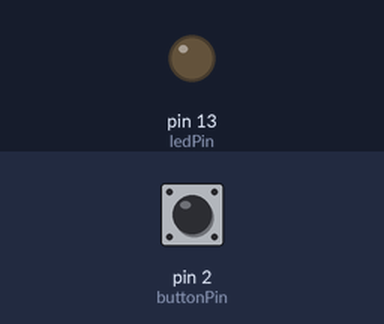
Simulated run of this sketch. Board: Arduino Uno, built with avr-gcc and run on an emulated ATmega328P. Parts: output pins drawn as LEDs (lit = HIGH). Dashed ring = blinking. The test bench sets the inputs (shaded band); at power-on: pin 2 (buttonPin) HIGH.

Above: at 1.2 s.
1.3 s: pin 2 (buttonPin) pulled LOW for 1 s
At 3.5 s:
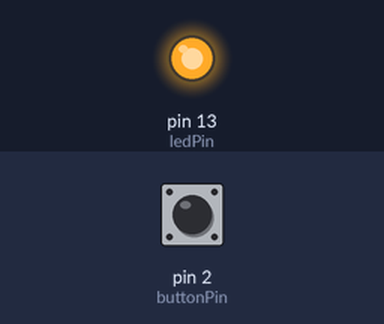
3.8 s: pin 2 (buttonPin) pulled LOW for 3.2 s
At 4.6 s:
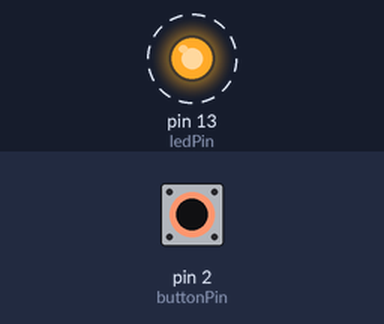
Timing chart, 0 to 8.5 s (numbered marks = the images above; inputs shaded):
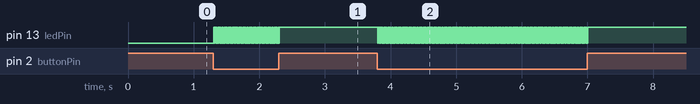

Measured:
- after the input at 1.3 s, pin 13 (ledPin): alternates HIGH for 0.01 s and LOW for 0.01 s, 101 changes in all, then stays HIGH, starting at once
- after the input at 3.8 s, pin 13 (ledPin): alternates HIGH for 0.01 s and LOW for 0.01 s, 320 changes in all, then stays HIGH, starting at once

The sketch:

debounce_software.ino
```cpp
// Tecnica de debounce via software
#include <Bounce2.h>

#define buttonPin 2
#define ledPin LED_BUILTIN

Bounce debouncer = Bounce();

void setup() {
  pinMode(buttonPin, INPUT_PULLUP);
  debouncer.attach(buttonPin);
  debouncer.interval(5);
  pinMode(ledPin, OUTPUT);
  digitalWrite(ledPin, LOW);
}

void loop() {
  debouncer.update();
  int buttonState = debouncer.read();
  if (buttonState == LOW) {
    digitalWrite(ledPin, !digitalRead(ledPin));
    delay(10);
  }
}
```
